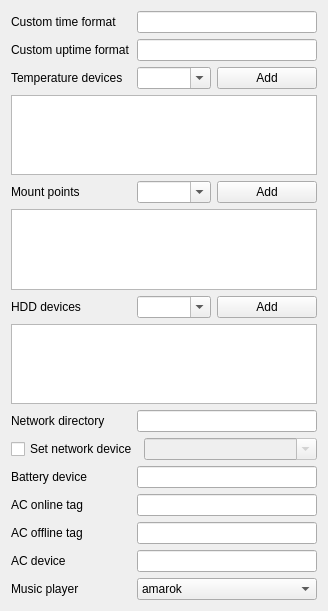
         <widget class="QWidget" name="contents_advanced">
          <property name="geometry">
           <rect>
            <x>0</x>
            <y>0</y>
            <width>328</width>
            <height>611</height>
           </rect>
          </property>
          <layout class="QVBoxLayout" name="verticalLayout_8">
           <item>
            <layout class="QHBoxLayout" name="layout_timeFormat">
             <item>
              <widget class="QLabel" name="label_timeFormat">
               <property name="minimumSize">
                <size>
                 <width>120</width>
                 <height>0</height>
                </size>
               </property>
               <property name="text">
                <string>Custom time format</string>
               </property>
              </widget>
             </item>
             <item>
              <widget class="QLineEdit" name="lineEdit_timeFormat">
               <property name="toolTip">
                <string>$dddd - long weekday
$ddd - short weekday
$dd - day
$d - day w\o zero
$MMMM - long month
$MMM - short month
$MM - month
$M - month w\o zero
$yyyy - year
$yy - short year
$hh - hours (24 only)
$h - hours w\o zero (24 only)
$mm - minutes
$m - minutes w\o zero
$ss - seconds
$s - seconds w\o zero</string>
               </property>
               <property name="alignment">
                <set>Qt::AlignRight|Qt::AlignTrailing|Qt::AlignVCenter</set>
               </property>
              </widget>
             </item>
            </layout>
           </item>
           <item>
            <layout class="QHBoxLayout" name="layout_uptimeFormat">
             <item>
              <widget class="QLabel" name="label_uptimeFormat">
               <property name="minimumSize">
                <size>
                 <width>120</width>
                 <height>0</height>
                </size>
               </property>
               <property name="text">
                <string>Custom uptime format</string>
               </property>
              </widget>
             </item>
             <item>
              <widget class="QLineEdit" name="lineEdit_uptimeFormat">
               <property name="toolTip">
                <string>$dd - uptime days
$d - uptime days without zero
$hh - uptime hours
$h - uptime hours without zero
$mm - uptime minutes
$m - uptime minutes without zero</string>
               </property>
               <property name="alignment">
                <set>Qt::AlignRight|Qt::AlignTrailing|Qt::AlignVCenter</set>
               </property>
              </widget>
             </item>
            </layout>
           </item>
           <item>
            <layout class="QVBoxLayout" name="layout_tempDevice">
             <item>
              <layout class="QHBoxLayout" name="layout_tempDeviceSelect">
               <item>
                <widget class="QLabel" name="label_tempDevice">
                 <property name="minimumSize">
                  <size>
                   <width>120</width>
                   <height>0</height>
                  </size>
                 </property>
                 <property name="text">
                  <string>Temperature devices</string>
                 </property>
                </widget>
               </item>
               <item>
                <widget class="QComboBox" name="comboBox_tempDevice">
                 <property name="sizePolicy">
                  <sizepolicy hsizetype="Expanding" vsizetype="Fixed">
                   <horstretch>0</horstretch>
                   <verstretch>0</verstretch>
                  </sizepolicy>
                 </property>
                 <property name="editable">
                  <bool>true</bool>
                 </property>
                </widget>
               </item>
               <item>
                <widget class="QPushButton" name="pushButton_tempDevice">
                 <property name="minimumSize">
                  <size>
                   <width>100</width>
                   <height>0</height>
                  </size>
                 </property>
                 <property name="text">
                  <string>Add</string>
                 </property>
                </widget>
               </item>
              </layout>
             </item>
             <item>
              <widget class="QListWidget" name="listWidget_tempDevice">
               <property name="toolTip">
                <string>Editable
del - remove item</string>
               </property>
              </widget>
             </item>
            </layout>
           </item>
           <item>
            <layout class="QVBoxLayout" name="layout_mount">
             <item>
              <layout class="QHBoxLayout" name="layout_mountSelect">
               <item>
                <widget class="QLabel" name="label_mount">
                 <property name="minimumSize">
                  <size>
                   <width>120</width>
                   <height>0</height>
                  </size>
                 </property>
                 <property name="text">
                  <string>Mount points</string>
                 </property>
                </widget>
               </item>
               <item>
                <widget class="QComboBox" name="comboBox_mount">
                 <property name="sizePolicy">
                  <sizepolicy hsizetype="Expanding" vsizetype="Fixed">
                   <horstretch>0</horstretch>
                   <verstretch>0</verstretch>
                  </sizepolicy>
                 </property>
                 <property name="editable">
                  <bool>true</bool>
                 </property>
                </widget>
               </item>
               <item>
                <widget class="QPushButton" name="pushButton_mount">
                 <property name="minimumSize">
                  <size>
                   <width>100</width>
                   <height>0</height>
                  </size>
                 </property>
                 <property name="text">
                  <string>Add</string>
                 </property>
                </widget>
               </item>
              </layout>
             </item>
             <item>
              <widget class="QListWidget" name="listWidget_mount">
               <property name="toolTip">
                <string>Editable
del - remove item</string>
               </property>
              </widget>
             </item>
            </layout>
           </item>
           <item>
            <layout class="QVBoxLayout" name="layout_hddDevice">
             <item>
              <layout class="QHBoxLayout" name="layout_hddDeviceSelect">
               <item>
                <widget class="QLabel" name="label_hddDevice">
                 <property name="minimumSize">
                  <size>
                   <width>120</width>
                   <height>0</height>
                  </size>
                 </property>
                 <property name="text">
                  <string>HDD devices</string>
                 </property>
                </widget>
               </item>
               <item>
                <widget class="QComboBox" name="comboBox_hddDevice">
                 <property name="sizePolicy">
                  <sizepolicy hsizetype="Expanding" vsizetype="Fixed">
                   <horstretch>0</horstretch>
                   <verstretch>0</verstretch>
                  </sizepolicy>
                 </property>
                 <property name="editable">
                  <bool>true</bool>
                 </property>
                </widget>
               </item>
               <item>
                <widget class="QPushButton" name="pushButton_hddDevice">
                 <property name="minimumSize">
                  <size>
                   <width>100</width>
                   <height>0</height>
                  </size>
                 </property>
                 <property name="text">
                  <string>Add</string>
                 </property>
                </widget>
               </item>
              </layout>
             </item>
             <item>
              <widget class="QListWidget" name="listWidget_hddDevice">
               <property name="toolTip">
                <string>Editable
del - remove item</string>
               </property>
              </widget>
             </item>
            </layout>
           </item>
           <item>
            <layout class="QHBoxLayout" name="layout_netdir">
             <item>
              <widget class="QLabel" name="label_netdir">
               <property name="minimumSize">
                <size>
                 <width>120</width>
                 <height>0</height>
                </size>
               </property>
               <property name="text">
                <string>Network directory</string>
               </property>
              </widget>
             </item>
             <item>
              <widget class="QLineEdit" name="lineEdit_netdir">
               <property name="toolTip">
                <string>&quot;/sys/class/net&quot; by default</string>
               </property>
               <property name="text">
                <string/>
               </property>
              </widget>
             </item>
            </layout>
           </item>
           <item>
            <layout class="QHBoxLayout" name="layout_netdev">
             <item>
              <widget class="QCheckBox" name="checkBox_netdev">
               <property name="minimumSize">
                <size>
                 <width>120</width>
                 <height>0</height>
                </size>
               </property>
               <property name="toolTip">
                <string>Disable auto select device and set specified device</string>
               </property>
               <property name="text">
                <string>Set network device</string>
               </property>
              </widget>
             </item>
             <item>
              <widget class="QComboBox" name="comboBox_netdev">
               <property name="enabled">
                <bool>false</bool>
               </property>
               <property name="sizePolicy">
                <sizepolicy hsizetype="Expanding" vsizetype="Fixed">
                 <horstretch>0</horstretch>
                 <verstretch>0</verstretch>
                </sizepolicy>
               </property>
               <property name="editable">
                <bool>true</bool>
               </property>
              </widget>
             </item>
            </layout>
           </item>
           <item>
            <layout class="QHBoxLayout" name="layout_batdev">
             <item>
              <widget class="QLabel" name="label_batdev">
               <property name="minimumSize">
                <size>
                 <width>120</width>
                 <height>0</height>
                </size>
               </property>
               <property name="text">
                <string>Battery device</string>
               </property>
              </widget>
             </item>
             <item>
              <widget class="QLineEdit" name="lineEdit_batdev">
               <property name="toolTip">
                <string>&quot;/sys/class/power_supply/BAT0/capacity&quot; by default</string>
               </property>
              </widget>
             </item>
            </layout>
           </item>
           <item>
            <layout class="QHBoxLayout" name="layout_acOnline">
             <item>
              <widget class="QLabel" name="label_acOnline">
               <property name="minimumSize">
                <size>
                 <width>120</width>
                 <height>0</height>
                </size>
               </property>
               <property name="text">
                <string>AC online tag</string>
               </property>
              </widget>
             </item>
             <item>
              <widget class="QLineEdit" name="lineEdit_acOnline">
               <property name="toolTip">
                <string>Line, which returns when AC is online</string>
               </property>
               <property name="text">
                <string/>
               </property>
               <property name="alignment">
                <set>Qt::AlignRight|Qt::AlignTrailing|Qt::AlignVCenter</set>
               </property>
              </widget>
             </item>
            </layout>
           </item>
           <item>
            <layout class="QHBoxLayout" name="layout_acOffline">
             <item>
              <widget class="QLabel" name="label_acOffline">
               <property name="minimumSize">
                <size>
                 <width>120</width>
                 <height>0</height>
                </size>
               </property>
               <property name="text">
                <string>AC offline tag</string>
               </property>
              </widget>
             </item>
             <item>
              <widget class="QLineEdit" name="lineEdit_acOffline">
               <property name="toolTip">
                <string>Line, which returns when AC is offline</string>
               </property>
               <property name="text">
                <string/>
               </property>
               <property name="alignment">
                <set>Qt::AlignRight|Qt::AlignTrailing|Qt::AlignVCenter</set>
               </property>
              </widget>
             </item>
            </layout>
           </item>
           <item>
            <layout class="QHBoxLayout" name="layout_acdev">
             <item>
              <widget class="QLabel" name="label_acdev">
               <property name="minimumSize">
                <size>
                 <width>120</width>
                 <height>0</height>
                </size>
               </property>
               <property name="text">
                <string>AC device</string>
               </property>
              </widget>
             </item>
             <item>
              <widget class="QLineEdit" name="lineEdit_acdev">
               <property name="toolTip">
                <string>&quot;/sys/class/power_supply/AC/online&quot; by default</string>
               </property>
              </widget>
             </item>
            </layout>
           </item>
           <item>
            <layout class="QHBoxLayout" name="layout_playerSelect">
             <item>
              <widget class="QLabel" name="label_playerSelect">
               <property name="minimumSize">
                <size>
                 <width>120</width>
                 <height>0</height>
                </size>
               </property>
               <property name="text">
                <string>Music player</string>
               </property>
              </widget>
             </item>
             <item>
              <widget class="QComboBox" name="comboBox_playerSelect">
               <property name="sizePolicy">
                <sizepolicy hsizetype="Expanding" vsizetype="Fixed">
                 <horstretch>0</horstretch>
                 <verstretch>0</verstretch>
                </sizepolicy>
               </property>
               <property name="minimumSize">
                <size>
                 <width>100</width>
                 <height>0</height>
                </size>
               </property>
               <item>
                <property name="text">
                 <string>amarok</string>
                </property>
               </item>
               <item>
                <property name="text">
                 <string>mpd</string>
                </property>
               </item>
               <item>
                <property name="text">
                 <string>qmmp</string>
                </property>
               </item>
              </widget>
             </item>
            </layout>
           </item>
           <item>
            <spacer name="spacer_advanced">
             <property name="orientation">
              <enum>Qt::Vertical</enum>
             </property>
             <property name="sizeHint" stdset="0">
              <size>
               <width>20</width>
               <height>40</height>
              </size>
             </property>
            </spacer>
           </item>
          </layout>
         </widget>
